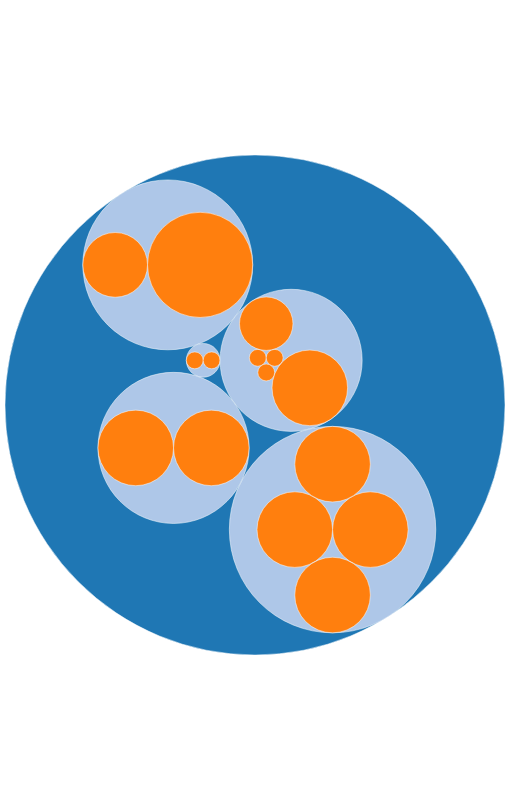

Write the Vega-Lite specification saved for this chart.
### Vega specification from a JSON file in a GitHub repository (floating-point values rounded to 4 significant figures)
{"height": 800, "padding": 5, "transform": [{"calculate": "datum.size /100", "as": "percentage"}], "marks": [{"encode": {"update": {"stroke": {"value": "white"}, "x": {"field": "x"}, "strokeWidth": {"value": 0.5}, "size": {"signal": "4 * datum.r * datum.r"}, "y": {"field": "y"}}, "hover": {"stroke": {"value": "red"}, "strokeWidth": {"value": 2}}, "enter": {"shape": {"value": "circle"}, "tooltip": {"field": {"field": "percentage", "type": "quantitative"}, "signal": "datum.name + (datum.percentage ? ', ' + datum.percentage + ' bytes' : '')"}, "fill": {"field": "depth", "scale": "color"}}}, "from": {"data": "tree"}, "type": "symbol"}], "data": [{"name": "tree", "values": [{"id": 1, "name": "World", "parent": null, "size": null, "x": 300, "y": 300, "r": 300, "depth": 0, "children": 5}, {"id": 2, "name": "Africa", "parent": 1, "size": null, "x": 404.2, "y": 341.2, "r": 43.14, "depth": 1, "children": 2}, {"id": 3, "name": "Northern Africa", "parent": 2, "size": 4305, "x": 419.5, "y": 322.3, "r": 18.78, "depth": 2, "children": 0}, {"id": 4, "name": "Sub-Saharan Africa", "parent": 2, "size": 1629, "x": 419.9, "y": 334.2, "r": 6.852, "depth": 2, "children": 0}, {"id": 5, "name": "America", "parent": 1, "size": null, "x": 419.9, "y": 334.2, "r": 6.852, "depth": 1, "children": 2}, {"id": 6, "name": "Latin America and the Caribbean", "parent": 5, "size": 111, "x": 419.5, "y": 322.3, "r": 18.78, "depth": 2, "children": 0}, {"id": 7, "name": "Northern America", "parent": 5, "size": 111, "x": 419.5, "y": 322.3, "r": 18.78, "depth": 2, "children": 0}, {"id": 8, "name": "Asia", "parent": 1, "size": null, "x": 419.9, "y": 334.2, "r": 6.852, "depth": 1, "children": 5}, {"id": 9, "name": "Central Asia", "parent": 8, "size": 111, "x": 419.5, "y": 322.3, "r": 18.78, "depth": 2, "children": 0}, {"id": 10, "name": "Eastern Asia", "parent": 8, "size": 111, "x": 419.5, "y": 322.3, "r": 18.78, "depth": 2, "children": 0}, {"id": 11, "name": "South-eastern Asia", "parent": 8, "size": 111, "x": 419.5, "y": 322.3, "r": 18.78, "depth": 2, "children": 0}, {"id": 12, "name": "Southern Asia", "parent": 8, "size": 1112, "x": 419.5, "y": 322.3, "r": 18.78, "depth": 2, "children": 0}, {"id": 13, "name": "Western Asia", "parent": 8, "size": 2222, "x": 419.5, "y": 322.3, "r": 18.78, "depth": 2, "children": 0}, {"id": 14, "name": "Europe", "parent": 1, "size": null, "x": 419.9, "y": 334.2, "r": 6.852, "depth": 1, "children": 4}, {"id": 15, "name": "Eastern Europe", "parent": 14, "size": 2222, "x": 419.5, "y": 322.3, "r": 18.78, "depth": 2, "children": 0}, {"id": 16, "name": "Northern Europe", "parent": 14, "size": 2222, "x": 419.5, "y": 322.3, "r": 18.78, "depth": 2, "children": 0}, {"id": 17, "name": "Southern Europe", "parent": 14, "size": 2222, "x": 419.5, "y": 322.3, "r": 18.78, "depth": 2, "children": 0}, {"id": 18, "name": "Western Europe", "parent": 14, "size": 2222, "x": 419.5, "y": 322.3, "r": 18.78, "depth": 2, "children": 0}, {"id": 19, "name": "Ocenania", "parent": 1, "size": null, "x": 419.9, "y": 334.2, "r": 6.852, "depth": 1, "children": 4}, {"id": 20, "name": "Australia & New Zealand", "parent": 19, "size": 2222, "x": 419.5, "y": 322.3, "r": 18.78, "depth": 2, "children": 0}, {"id": 21, "name": "Polynesia", "parent": 19, "size": 2222, "x": 419.5, "y": 322.3, "r": 18.78, "depth": 2, "children": 0}], "transform": [{"key": "id", "parentKey": "parent", "type": "stratify"}, {"sort": {"field": "value"}, "field": "size", "size": [{"signal": "width"}, {"signal": "height"}], "type": "pack"}]}], "scales": [{"name": "color", "range": {"scheme": "category20"}, "domain": {"data": "tree", "field": "depth"}, "type": "ordinal"}], "width": 500, "autosize": "none"}
